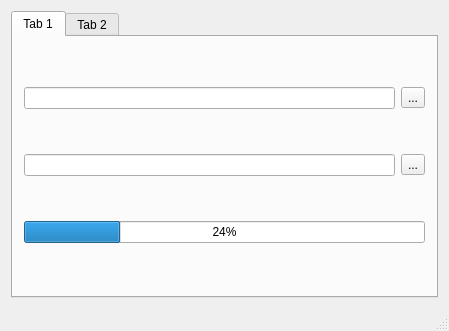
<?xml version="1.0" encoding="UTF-8"?>
<ui version="4.0">
 <class>MainWindow</class>
 <widget class="QMainWindow" name="MainWindow">
  <property name="geometry">
   <rect>
    <x>0</x>
    <y>0</y>
    <width>449</width>
    <height>331</height>
   </rect>
  </property>
  <property name="windowTitle">
   <string>PictureManager</string>
  </property>
  <widget class="QWidget" name="centralWidget">
   <layout class="QVBoxLayout" name="verticalLayout">
    <item>
     <widget class="QTabWidget" name="tabWidget">
      <property name="currentIndex">
       <number>0</number>
      </property>
      <widget class="QWidget" name="tab">
       <attribute name="title">
        <string>Tab 1</string>
       </attribute>
       <layout class="QVBoxLayout" name="verticalLayout_3">
        <item>
         <layout class="QHBoxLayout" name="horizontalLayout_2">
          <item>
           <widget class="QLineEdit" name="lineEdit_2"/>
          </item>
          <item>
           <widget class="QToolButton" name="toolButton_2">
            <property name="text">
             <string>...</string>
            </property>
           </widget>
          </item>
         </layout>
        </item>
        <item>
         <layout class="QHBoxLayout" name="horizontalLayout">
          <item>
           <widget class="QLineEdit" name="lineEdit"/>
          </item>
          <item>
           <widget class="QToolButton" name="toolButton">
            <property name="text">
             <string>...</string>
            </property>
           </widget>
          </item>
         </layout>
        </item>
        <item>
         <widget class="QProgressBar" name="progressBar">
          <property name="value">
           <number>24</number>
          </property>
         </widget>
        </item>
       </layout>
      </widget>
      <widget class="QWidget" name="tab_2">
       <attribute name="title">
        <string>Tab 2</string>
       </attribute>
       <layout class="QVBoxLayout" name="verticalLayout_2">
        <item>
         <widget class="QLabel" name="label">
          <property name="text">
           <string>TextLabel</string>
          </property>
         </widget>
        </item>
        <item>
         <widget class="QTreeView" name="treeView"/>
        </item>
        <item>
         <layout class="QHBoxLayout" name="horizontalLayout_3">
          <item>
           <widget class="QPushButton" name="pushButton">
            <property name="text">
             <string>PushButton</string>
            </property>
           </widget>
          </item>
          <item>
           <widget class="QPushButton" name="pushButton_2">
            <property name="text">
             <string>PushButton</string>
            </property>
           </widget>
          </item>
         </layout>
        </item>
        <item>
         <widget class="Line" name="line">
          <property name="orientation">
           <enum>Qt::Horizontal</enum>
          </property>
         </widget>
        </item>
        <item>
         <layout class="QGridLayout" name="gridLayout">
          <item row="0" column="0">
           <widget class="QPushButton" name="pushButton_3">
            <property name="text">
             <string>PushButton</string>
            </property>
           </widget>
          </item>
          <item row="0" column="1">
           <widget class="QPushButton" name="pushButton_4">
            <property name="text">
             <string>PushButton</string>
            </property>
           </widget>
          </item>
          <item row="1" column="0">
           <widget class="QPushButton" name="pushButton_5">
            <property name="text">
             <string>PushButton</string>
            </property>
           </widget>
          </item>
          <item row="1" column="1">
           <widget class="QPushButton" name="pushButton_6">
            <property name="text">
             <string>PushButton</string>
            </property>
           </widget>
          </item>
         </layout>
        </item>
       </layout>
      </widget>
     </widget>
    </item>
   </layout>
  </widget>
  <widget class="QStatusBar" name="statusBar"/>
 </widget>
 <layoutdefault spacing="6" margin="11"/>
 <resources/>
 <connections/>
</ui>
